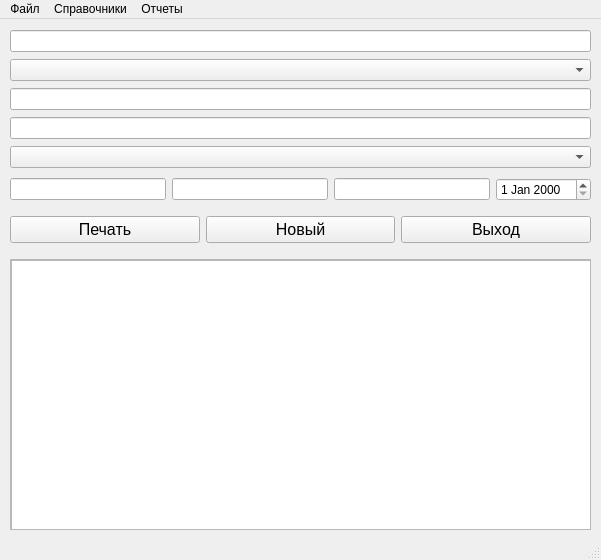
<?xml version="1.0" encoding="UTF-8"?>
<ui version="4.0">
 <class>MainWindow</class>
 <widget class="QMainWindow" name="MainWindow">
  <property name="geometry">
   <rect>
    <x>0</x>
    <y>0</y>
    <width>601</width>
    <height>560</height>
   </rect>
  </property>
  <property name="sizePolicy">
   <sizepolicy hsizetype="Preferred" vsizetype="Preferred">
    <horstretch>0</horstretch>
    <verstretch>0</verstretch>
   </sizepolicy>
  </property>
  <property name="minimumSize">
   <size>
    <width>601</width>
    <height>560</height>
   </size>
  </property>
  <property name="maximumSize">
   <size>
    <width>601</width>
    <height>560</height>
   </size>
  </property>
  <property name="windowTitle">
   <string>Платные услуги</string>
  </property>
  <property name="toolTip">
   <string/>
  </property>
  <widget class="QWidget" name="centralwidget">
   <widget class="QWidget" name="horizontalLayoutWidget">
    <property name="geometry">
     <rect>
      <x>10</x>
      <y>190</y>
      <width>581</width>
      <height>41</height>
     </rect>
    </property>
    <layout class="QHBoxLayout" name="horizontalLayout_2">
     <item>
      <widget class="QPushButton" name="printButton">
       <property name="font">
        <font>
         <family>Arial</family>
         <pointsize>12</pointsize>
        </font>
       </property>
       <property name="styleSheet">
        <string notr="true"/>
       </property>
       <property name="text">
        <string>Печать</string>
       </property>
       <property name="icon">
        <iconset>
         <normaloff>res/printer.png</normaloff>res/printer.png</iconset>
       </property>
       <property name="iconSize">
        <size>
         <width>24</width>
         <height>24</height>
        </size>
       </property>
      </widget>
     </item>
     <item>
      <widget class="QPushButton" name="clearButton">
       <property name="font">
        <font>
         <family>Arial</family>
         <pointsize>12</pointsize>
        </font>
       </property>
       <property name="text">
        <string>Новый</string>
       </property>
       <property name="icon">
        <iconset>
         <normaloff>res/document-new.png</normaloff>res/document-new.png</iconset>
       </property>
       <property name="iconSize">
        <size>
         <width>24</width>
         <height>24</height>
        </size>
       </property>
      </widget>
     </item>
     <item>
      <widget class="QPushButton" name="exitButton">
       <property name="font">
        <font>
         <family>Arial</family>
         <pointsize>12</pointsize>
        </font>
       </property>
       <property name="text">
        <string>Выход</string>
       </property>
       <property name="icon">
        <iconset>
         <normaloff>res/system-exit.png</normaloff>res/system-exit.png</iconset>
       </property>
       <property name="iconSize">
        <size>
         <width>24</width>
         <height>24</height>
        </size>
       </property>
      </widget>
     </item>
    </layout>
   </widget>
   <widget class="QWidget" name="horizontalLayoutWidget_2">
    <property name="geometry">
     <rect>
      <x>10</x>
      <y>150</y>
      <width>581</width>
      <height>41</height>
     </rect>
    </property>
    <layout class="QHBoxLayout" name="horizontalLayout">
     <item>
      <widget class="QLineEdit" name="lineEdit_NumDogovor"/>
     </item>
     <item>
      <widget class="QLineEdit" name="lineEdit_PriceUsluga"/>
     </item>
     <item>
      <widget class="QLineEdit" name="lineEdit_NumReceipt"/>
     </item>
     <item>
      <widget class="QDateEdit" name="dateEdit">
       <property name="autoFillBackground">
        <bool>false</bool>
       </property>
      </widget>
     </item>
    </layout>
   </widget>
   <widget class="QWidget" name="verticalLayoutWidget">
    <property name="geometry">
     <rect>
      <x>10</x>
      <y>10</y>
      <width>581</width>
      <height>141</height>
     </rect>
    </property>
    <layout class="QVBoxLayout" name="verticalLayout">
     <item>
      <widget class="QLineEdit" name="lineEdit_Fio"/>
     </item>
     <item>
      <widget class="QComboBox" name="comboBox_Documents"/>
     </item>
     <item>
      <widget class="QLineEdit" name="lineEdit_NumDoc"/>
     </item>
     <item>
      <widget class="QLineEdit" name="lineEdit_Address"/>
     </item>
     <item>
      <widget class="QComboBox" name="comboBox_Usluga"/>
     </item>
    </layout>
   </widget>
   <widget class="QScrollArea" name="scrollArea">
    <property name="enabled">
     <bool>true</bool>
    </property>
    <property name="geometry">
     <rect>
      <x>10</x>
      <y>240</y>
      <width>581</width>
      <height>271</height>
     </rect>
    </property>
    <property name="focusPolicy">
     <enum>Qt::NoFocus</enum>
    </property>
    <property name="widgetResizable">
     <bool>true</bool>
    </property>
    <widget class="QWidget" name="scrollAreaWidgetContents">
     <property name="geometry">
      <rect>
       <x>0</x>
       <y>0</y>
       <width>579</width>
       <height>269</height>
      </rect>
     </property>
     <widget class="QTableView" name="tableView">
      <property name="geometry">
       <rect>
        <x>0</x>
        <y>0</y>
        <width>581</width>
        <height>271</height>
       </rect>
      </property>
     </widget>
    </widget>
   </widget>
  </widget>
  <widget class="QMenuBar" name="menubar">
   <property name="geometry">
    <rect>
     <x>0</x>
     <y>0</y>
     <width>601</width>
     <height>21</height>
    </rect>
   </property>
   <widget class="QMenu" name="menu">
    <property name="title">
     <string>Файл</string>
    </property>
    <addaction name="menuExit"/>
   </widget>
   <widget class="QMenu" name="menu_2">
    <property name="title">
     <string>Справочники</string>
    </property>
    <widget class="QMenu" name="menu_4">
     <property name="title">
      <string>Услуги</string>
     </property>
     <addaction name="menuLoadUslugi"/>
    </widget>
    <addaction name="menuDogovor"/>
    <addaction name="menu_4"/>
    <addaction name="menuDokuments"/>
   </widget>
   <widget class="QMenu" name="menu_5">
    <property name="title">
     <string>Отчеты</string>
    </property>
    <addaction name="menuJournal"/>
   </widget>
   <addaction name="menu"/>
   <addaction name="menu_2"/>
   <addaction name="menu_5"/>
  </widget>
  <widget class="QStatusBar" name="statusbar">
   <property name="font">
    <font>
     <family>Arial</family>
     <pointsize>8</pointsize>
    </font>
   </property>
   <property name="styleSheet">
    <string notr="true">color: #474747;</string>
   </property>
  </widget>
  <action name="menuExit">
   <property name="text">
    <string>Выход</string>
   </property>
  </action>
  <action name="action_3">
   <property name="text">
    <string>Договора</string>
   </property>
  </action>
  <action name="menuDogovor">
   <property name="text">
    <string>Договора</string>
   </property>
  </action>
  <action name="menuDokuments">
   <property name="text">
    <string>Документы</string>
   </property>
  </action>
  <action name="menuLoadUslugi">
   <property name="text">
    <string>Подгрузить услуги</string>
   </property>
  </action>
  <action name="menuJournal">
   <property name="text">
    <string>Журнал</string>
   </property>
  </action>
 </widget>
 <tabstops>
  <tabstop>lineEdit_Fio</tabstop>
  <tabstop>comboBox_Documents</tabstop>
  <tabstop>lineEdit_NumDoc</tabstop>
  <tabstop>lineEdit_Address</tabstop>
  <tabstop>comboBox_Usluga</tabstop>
  <tabstop>lineEdit_NumDogovor</tabstop>
  <tabstop>lineEdit_PriceUsluga</tabstop>
  <tabstop>lineEdit_NumReceipt</tabstop>
  <tabstop>dateEdit</tabstop>
  <tabstop>printButton</tabstop>
  <tabstop>clearButton</tabstop>
  <tabstop>exitButton</tabstop>
  <tabstop>tableView</tabstop>
 </tabstops>
 <resources/>
 <connections/>
 <designerdata>
  <property name="gridDeltaX">
   <number>10</number>
  </property>
  <property name="gridDeltaY">
   <number>10</number>
  </property>
  <property name="gridSnapX">
   <bool>true</bool>
  </property>
  <property name="gridSnapY">
   <bool>true</bool>
  </property>
  <property name="gridVisible">
   <bool>true</bool>
  </property>
 </designerdata>
</ui>
